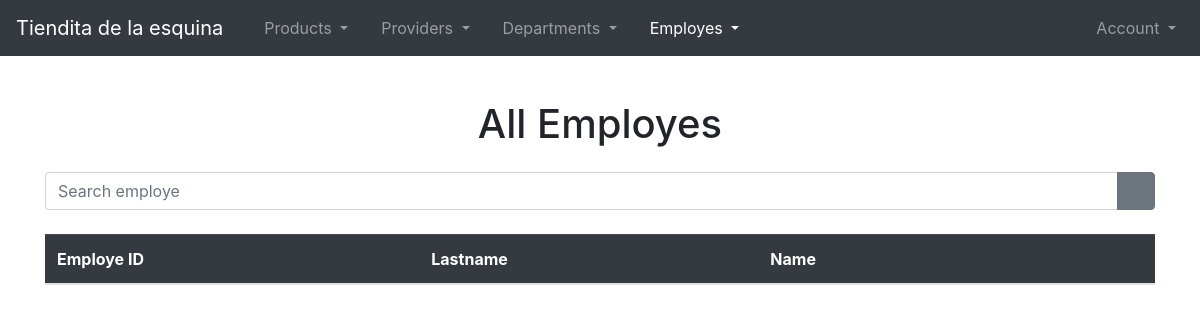
The app's page /show-all-employes/ (signed in), older data.
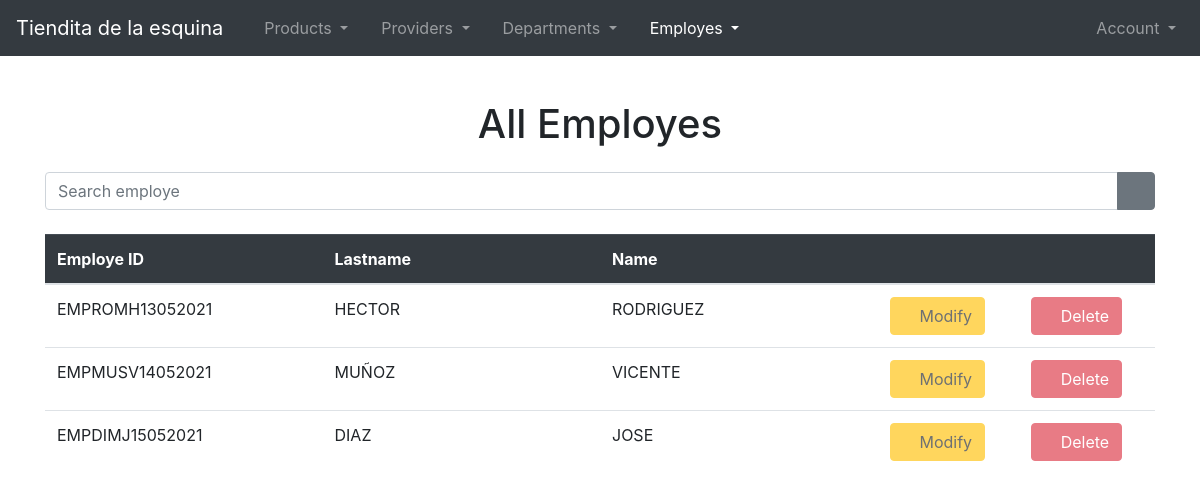
The same page, newer data.
### Employes/models.py (models this page shows, shortened)
class Employe( models.Model ):
    firstname = models.CharField(
        max_length = 25,
        blank = False,
        null = False
    )
    secondname = models.CharField(
        max_length = 25,
        null = True,
        blank = True,
    )
    lastname = models.CharField(
        max_length = 25,
        blank = False,
        null = False
    )
    secondlastname = models.CharField(
        max_length = 25,
        blank = False,
        null = False
    )
    idemploye = models.CharField(
        max_length = 20,
        blank = False,
        null = False
    )
    usr = models.OneToOneField(
        User,
        on_delete = models.CASCADE,
        related_name = 'usremploye',
    )

### Employes/views.py (the view)
# urls.py: path('show-all-employes/', views.ShowAllEmployesListView.as_view() , name = 'showemployespage'),
class ShowAllEmployesListView( LoginRequiredMixin, ListView ):
    login_url = 'loginpage'
    template_name = 'showemployes.html'
    queryset = Employe.objects.all()
    def get_context_data(self, **kwargs):
        context =  super().get_context_data(**kwargs)
        context['titleOfPage'] = 'Show employes'
        context['nameOfApplication'] = NAME_OF_PROJECT
        return context

### project.py (called while the page is built)
def NAME_OF_PROJECT():
    return 'Tiendita de la esquina'

### Employes/templates/showemployes.html
{% extends 'shared/body.html' %}
{% block content %}
    <div class="col-12 mb-3">
        <center>
            <h1>All Employes</h1>
        </center>
    </div>
    <div class="col-12 mt-4 mt-sm-4 mt-md-0 mt-lg-0 mt-xl-0">
        <div class="row">
            <div class="col-12">
                <form action="{% url 'Employes:searchemploye' %}">
                    <div class="input-group mb-3">
                        <input name="emp" type="text" class="form-control" placeholder="Search employe">
                        <div class="input-group-append">
                            <button type="search" class="btn btn-secondary">
                                <i class="bi bi-search"></i>
                            </button>
                        </div>
                    </div>
                </form>
            </div>
        </div>
        <div class="row">
            <div class="col-12 mt-2">
                <div class="table-responsive">
                    <table class="table">
                        <thead class="table-dark">
                            <tr>
                                <th scope="col">Employe ID</th>
                                <th scope="col">Lastname</th>
                                <th scope="col">Name</th>
                                <th scope="col"></th>
                                <th scope="col"></th>
                            </tr>
                        </thead>
                        <tbody>
                            {% for prov in object_list %}
                                <tr class>
                                    <td class="col-3">{{ prov.idemploye }}</td>
                                    <td class="col-3">{{ prov.lastname }}</td>
                                    <td class="col-3">{{ prov.firstname }}</td>
                                    <td>
                                        <button class="btn btn-warning" disabled>
                                            <i class="bi bi-pencil"></i>
                                            Modify
                                        </button>
                                    </td>
                                    <td>
                                        <button class="btn btn-danger" disabled>
                                            <i class="bi bi-trash"></i>
                                            Delete
                                        </button>
                                    </td>
                                </tr>
                            {% endfor %}
                        </tbody>
                    </table>
                </div>
            </div>
        </div>
    </div>
{% endblock %}

Row changes from the older to the newer data that the page shows:
added Employe: idemploye "EMPROMH13052021", lastname "HECTOR", firstname "RODRIGUEZ"
added Employe: idemploye "EMPMUSV14052021", lastname "MUÑOZ", firstname "VICENTE"
added Employe: idemploye "EMPDIMJ15052021", lastname "DIAZ", firstname "JOSE"
